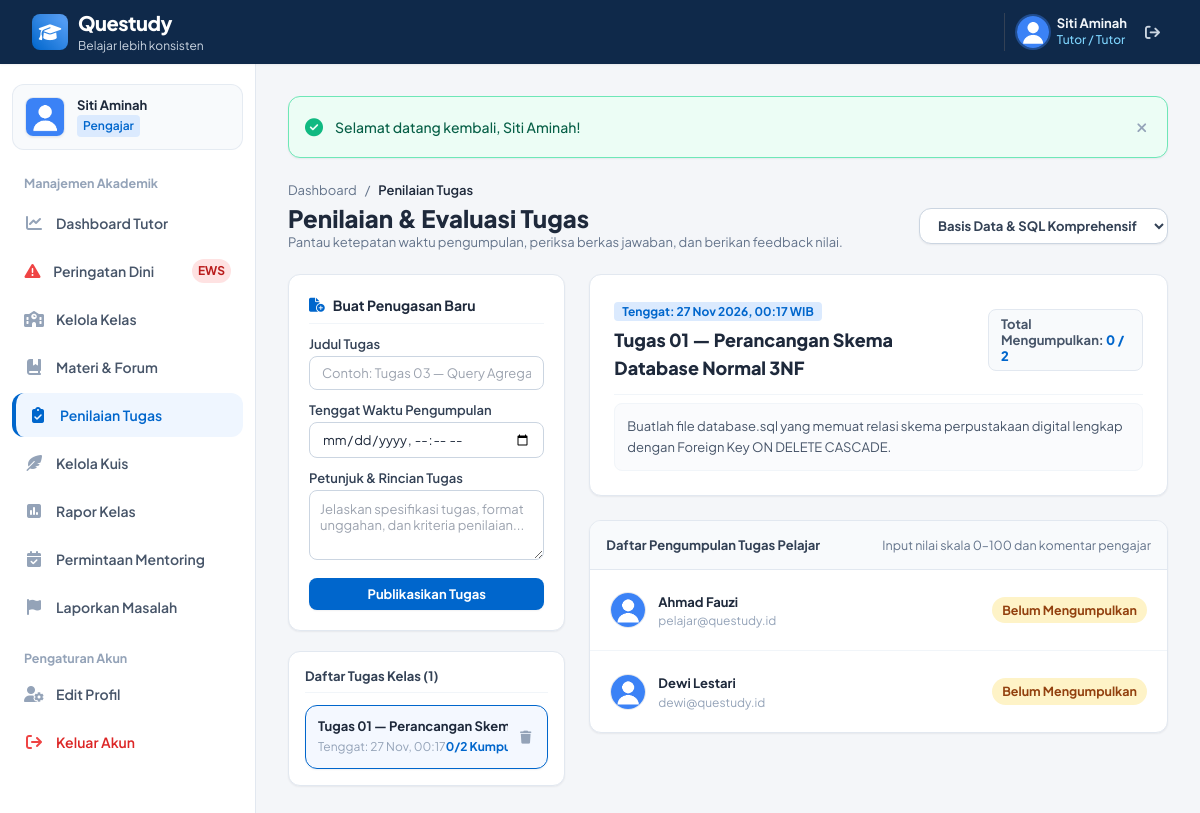
/pengajar/tugas.php (signed in), run on the app's committed database.
### tables this page shows
CREATE TABLE `tugas` (
  `id_tugas` INT AUTO_INCREMENT PRIMARY KEY,
  `id_kelas` INT NOT NULL,
  `judul` VARCHAR(200) NOT NULL,
  `petunjuk` TEXT NOT NULL,
  `tenggat_waktu` DATETIME NOT NULL,
  `created_at` TIMESTAMP DEFAULT CURRENT_TIMESTAMP,
  CONSTRAINT `fk_tugas_kelas` FOREIGN KEY (`id_kelas`) REFERENCES `kelas` (`id_kelas`) ON DELETE CASCADE
);

CREATE TABLE `users` (
  `id_user` INT AUTO_INCREMENT PRIMARY KEY,
  `nama` VARCHAR(100) NOT NULL,
  `email` VARCHAR(100) NOT NULL UNIQUE,
  `password` VARCHAR(255) NOT NULL,
  `role` ENUM('admin','pengajar','pelajar') NOT NULL,
  `status_akun` ENUM('aktif','nonaktif','pending') DEFAULT 'aktif',
  `keahlian` VARCHAR(255) NULL,
  `deskripsi_tutor` TEXT NULL,
  `portofolio_url` VARCHAR(255) NULL,
  `foto_profil` VARCHAR(255) DEFAULT 'default.png',
  `xp` INT DEFAULT 0,
  `level` INT DEFAULT 1,
  `streak_harian` INT DEFAULT 1,
  `last_login` DATETIME NULL,
  `created_at` TIMESTAMP DEFAULT CURRENT_TIMESTAMP
);

### config/koneksi.php (called while the page is built, shortened)
<?php
function base_url($path = '') {
    $docRoot = str_replace('\\', '/', $_SERVER['DOCUMENT_ROOT'] ?? '');
    $projectDir = str_replace('\\', '/', dirname(__DIR__));
    $relPath = str_replace($docRoot, '', $projectDir);
    $base = '/' . trim($relPath, '/');
    if ($base === '/') {
        $base = '';
    }
    $path = ltrim($path, '/');
    return ($base ? $base . '/' : '/') . $path;
}
function e($string) {
    return htmlspecialchars((string)($string ?? ''), ENT_QUOTES, 'UTF-8');
}

### pengajar/tugas.php (the view, shortened to what this page needs)
<?php
require_once BASE_PATH . '/config/koneksi.php';
$userId = $_SESSION['id_user'];
$idKelas = isset($_GET['id_kelas']) ? (int)$_GET['id_kelas'] : 0;
$idTugasAktif = isset($_GET['id']) ? (int)$_GET['id'] : 0;
$stmtK = $conn->prepare("SELECT id_kelas, nama_kelas, kode_kelas FROM kelas WHERE id_pengajar = ? ORDER BY nama_kelas ASC");
$stmtK->execute([$userId]);
$myClasses = $stmtK->fetchAll();
if ($idKelas === 0 && !empty($myClasses)) {
    $idKelas = (int)$myClasses[0]['id_kelas'];
}
$tugasList = [];
if ($idKelas > 0) {
    $stmtT = $conn->prepare("
        SELECT t.*,
            (SELECT COUNT(*) FROM pengumpulan_tugas pt WHERE pt.id_tugas = t.id_tugas) AS total_dikumpul,
            (SELECT COUNT(*) FROM anggota_kelas ak WHERE ak.id_kelas = t.id_kelas) AS total_mahasiswa
        FROM tugas t
        WHERE t.id_kelas = ?
        ORDER BY t.tenggat_waktu ASC
    ");
    $stmtT->execute([$idKelas]);
    $tugasList = $stmtT->fetchAll();
}
$tugasAktif = null;
$pengumpulanList = [];
if (!empty($tugasList)) {
    if (!$tugasAktif) {
        $tugasAktif = $tugasList[0];
        $idTugasAktif = $tugasAktif['id_tugas'];
    }
    $stmtKumpul = $conn->prepare("
        SELECT u.id_user, u.nama, u.email, u.foto_profil,
               pt.id_kumpul, pt.jawaban_teks, pt.file_jawaban, pt.waktu_kumpul, pt.status AS status_kumpul, pt.nilai, pt.komentar_pengajar
        FROM anggota_kelas ak
        JOIN users u ON ak.id_pelajar = u.id_user
        LEFT JOIN pengumpulan_tugas pt ON pt.id_tugas = ? AND pt.id_pelajar = u.id_user
        WHERE ak.id_kelas = ?
        ORDER BY pt.waktu_kumpul DESC, u.nama ASC
    ");
    $stmtKumpul->execute([$idTugasAktif, $idKelas]);
    $pengumpulanList = $stmtKumpul->fetchAll();
}
require_once BASE_PATH . '/includes/layout_header.php';
?>
<div class="space-y-1 mb-6">
    <div class="flex items-center gap-2 text-xs text-slate-500">
        <a href="<?= base_url('pengajar/dashboard.php'); ?>" class="hover:text-[#0066CC]">Dashboard</a>
        <span>/</span>
        <span class="text-slate-800 font-semibold">Penilaian Tugas</span>
    </div>
    <div class="flex flex-col sm:flex-row sm:items-center sm:justify-between gap-3">
        <div>
            <h1 class="text-2xl font-extrabold text-slate-800">Penilaian & Evaluasi Tugas</h1>
            <p class="text-xs text-slate-500">Pantau ketepatan waktu pengumpulan, periksa berkas jawaban, dan berikan feedback nilai.</p>
        </div>
        <div>
            <form action="" method="GET" class="flex items-center gap-2">
                <select name="id_kelas" onchange="this.form.submit()" class="px-3.5 py-2 text-xs font-bold rounded-xl border border-slate-300 bg-white text-slate-700 focus:outline-none focus:ring-2 focus:ring-[#0066CC] shadow-sm">
                    <?php foreach ($myClasses as $mc): ?>
                        <option value="<?= $mc['id_kelas']; ?>" <?= ($idKelas === $mc['id_kelas']) ? 'selected' : ''; ?>>
                            <?= e($mc['nama_kelas']); ?>
                        </option>
                    <?php endforeach; ?>
                </select>
            </form>
        </div>
    </div>
</div>
<div class="grid grid-cols-1 lg:grid-cols-3 gap-6">
    <div class="space-y-5">
        <div class="bg-white rounded-xl border border-[#E2E8F0] p-5 shadow-sm space-y-3">
            <h3 class="text-sm font-bold text-slate-800 pb-2 border-b border-slate-100 flex items-center gap-2">
                <i class="fa-solid fa-file-circle-plus text-[#0066CC]"></i>
                <span>Buat Penugasan Baru</span>
            </h3>
            <form action="" method="POST" class="space-y-3">
                <div>
                    <label class="block text-xs font-semibold text-slate-700 mb-1">Judul Tugas</label>
                    <input type="text" name="judul" required placeholder="Contoh: Tugas 03 — Query Agregasi & Join" class="w-full px-3 py-2 text-xs rounded-lg border border-slate-300 focus:outline-none focus:ring-2 focus:ring-[#0066CC] transition">
                </div>
                <div>
                    <label class="block text-xs font-semibold text-slate-700 mb-1">Tenggat Waktu Pengumpulan</label>
                    <input type="datetime-local" name="tenggat_waktu" required class="w-full px-3 py-2 text-xs rounded-lg border border-slate-300 focus:outline-none focus:ring-2 focus:ring-[#0066CC] transition">
                </div>
                <div>
                    <label class="block text-xs font-semibold text-slate-700 mb-1">Petunjuk & Rincian Tugas</label>
                    <textarea name="petunjuk" rows="3" required placeholder="Jelaskan spesifikasi tugas, format unggahan, dan kriteria penilaian..." class="w-full p-2.5 text-xs rounded-lg border border-slate-300 focus:outline-none focus:ring-2 focus:ring-[#0066CC] transition"></textarea>
                </div>
                <button type="submit" class="w-full py-2 px-3 rounded-lg bg-[#0066CC] hover:bg-[#0052A3] text-white text-xs font-bold transition shadow-sm">
                    Publikasikan Tugas
                </button>
            </form>
        </div>
        <div class="bg-white rounded-xl border border-[#E2E8F0] p-4 shadow-sm space-y-3">
            <h4 class="text-xs font-bold text-slate-700 uppercase tracking-wider pb-2 border-b border-slate-100">
                Daftar Tugas Kelas (<?= count($tugasList); ?>)
            </h4>
            <?php if (empty($tugasList)): ?>
                <p class="text-xs text-slate-400 py-4 text-center">Belum ada tugas di kelas ini.</p>
            <?php else: ?>
                <div class="space-y-2">
                    <?php foreach ($tugasList as $t): ?>
                        <?php $isAct = ($tugasAktif && $tugasAktif['id_tugas'] === $t['id_tugas']); ?>
                        <div class="p-3 rounded-xl border transition flex items-center justify-between gap-2 <?= $isAct ? 'border-[#0066CC] bg-blue-50/70 shadow-sm' : 'border-slate-100 bg-slate-50/60 hover:bg-slate-50'; ?>">
                            <a href="<?= base_url('pengajar/tugas.php?id_kelas=' . $idKelas . '&id=' . $t['id_tugas']); ?>" class="flex-1 truncate">
                                <h5 class="text-xs font-bold text-slate-800 line-clamp-1"><?= e($t['judul']); ?></h5>
                                <div class="text-[10px] text-slate-400 mt-1 flex items-center justify-between">
                                    <span>Tenggat: <?= date('d M, H:i', strtotime($t['tenggat_waktu'])); ?></span>
                                    <span class="font-bold text-[#0066CC]"><?= (int)$t['total_dikumpul']; ?>/<?= (int)$t['total_mahasiswa']; ?> Kumpul</span>
                                </div>
                            </a>
                            <form action="" method="POST" onsubmit="return confirm('Hapus tugas ini beserta seluruh pengumpulan pelajar?');">
                                <button type="submit" class="text-slate-400 hover:text-red-500 p-1">
                                    <i class="fa-solid fa-trash text-xs"></i>
                                </button>
                            </form>
                        </div>
                    <?php endforeach; ?>
                </div>
            <?php endif; ?>
        </div>
    </div>
    <div class="lg:col-span-2 space-y-6">
        <?php if (!$tugasAktif): ?>
            <div class="bg-white rounded-xl border border-[#E2E8F0] p-12 text-center shadow-sm">
                <i class="fa-solid fa-clipboard-check text-4xl text-slate-300 mb-3 block"></i>
                <h3 class="text-base font-bold text-slate-700">Pilih Tugas untuk Dinilai</h3>
                <p class="text-xs text-slate-400 mt-1">Pilih salah satu tugas di samping untuk memeriksa pengumpulan pelajar dan menginput nilai.</p>
            </div>
        <?php else: ?>
            <div class="bg-white rounded-xl border border-[#E2E8F0] p-6 shadow-sm space-y-2">
                <div class="flex flex-col sm:flex-row sm:items-center justify-between gap-2 pb-3 border-b border-slate-100">
                    <div>
                        <span class="text-[10px] font-bold px-2 py-0.5 rounded bg-blue-100 text-[#0066CC]">
                            Tenggat: <?= date('d M Y, H:i', strtotime($tugasAktif['tenggat_waktu'])); ?> WIB
                        </span>
                        <h2 class="text-lg font-extrabold text-slate-800 mt-1"><?= e($tugasAktif['judul']); ?></h2>
                    </div>
                    <div class="text-xs font-bold text-slate-600 bg-slate-50 px-3 py-1.5 rounded-lg border border-slate-200">
                        Total Mengumpulkan: <span class="text-[#0066CC] font-black"><?= (int)$tugasAktif['total_dikumpul']; ?> / <?= (int)$tugasAktif['total_mahasiswa']; ?></span>
                    </div>
                </div>
                <p class="text-xs text-slate-600 leading-relaxed bg-slate-50/70 p-3 rounded-lg border border-slate-100 whitespace-pre-line"><?= e($tugasAktif['petunjuk']); ?></p>
            </div>
            <div class="bg-white rounded-xl border border-[#E2E8F0] shadow-sm overflow-hidden">
                <div class="p-4 bg-slate-50 border-b border-slate-200 font-bold text-xs text-slate-700 flex items-center justify-between">
                    <span>Daftar Pengumpulan Tugas Pelajar</span>
                    <span class="text-[11px] text-slate-500 font-normal">Input nilai skala 0–100 dan komentar pengajar</span>
                </div>
                <?php if (empty($pengumpulanList)): ?>
                    <p class="text-xs text-slate-400 p-8 text-center italic">Tidak ada pelajar terdaftar di kelas ini.</p>
                <?php else: ?>
                    <div class="divide-y divide-slate-100">
                        <?php foreach ($pengumpulanList as $row): ?>
                            <?php
                                $sudahKumpul = !empty($row['status_kumpul']);
                                $isTerlambat = ($row['status_kumpul'] === 'terlambat');
                            ?>
                            <div class="p-5 hover:bg-slate-50/50 transition space-y-3">
                                <div class="flex flex-col sm:flex-row sm:items-center justify-between gap-3">
                                    <div class="flex items-center gap-3">
                                        <img src="<?= base_url('uploads/profil/' . e($row['foto_profil'])); ?>" class="w-9 h-9 rounded-full object-cover border" onerror="this.src='https://ui-avatars.com/api/?name=<?= urlencode($row['nama']); ?>&background=0066CC&color=fff';">
                                        <div>
                                            <span class="text-xs font-bold text-slate-800"><?= e($row['nama']); ?></span>
                                            <span class="text-[10px] text-slate-400 block"><?= e($row['email']); ?></span>
                                        </div>
                                    </div>
                                    <div class="flex items-center gap-2">
                                        <?php if ($sudahKumpul): ?>
                                            <span class="px-2.5 py-1 rounded-full text-[11px] font-bold <?= $isTerlambat ? 'bg-red-100 text-red-700' : 'bg-emerald-100 text-emerald-800'; ?>">
                                                <?= $isTerlambat ? 'Terlambat' : 'Tepat Waktu'; ?>
                                            </span>
                                            <span class="text-[10px] text-slate-400">
                                                (<?= date('d M, H:i', strtotime($row['waktu_kumpul'])); ?>)
                                            </span>
                                        <?php else: ?>
                                            <span class="px-2.5 py-1 rounded-full text-[11px] font-bold bg-amber-100 text-amber-800">
                                                Belum Mengumpulkan
                                            </span>
                                        <?php endif; ?>
                                    </div>
                                </div>
                            </div>
                        <?php endforeach; ?>
                    </div>
                <?php endif; ?>
            </div>
        <?php endif; ?>
    </div>
</div>
<?php require_once BASE_PATH . '/includes/layout_footer.php'; ?>

### includes/layout_header.php (style rules this page uses)
body { font-family: 'Plus Jakarta Sans', Inter, sans-serif; background-color: #F4F6F9; }
body { font-size: 15px; line-height: 1.6; }
.text-\[10px\] { font-size: 12px !important; }
.text-\[11px\] { font-size: 12.5px !important; }
.text-xs { font-size: 13px !important; line-height: 1.5; }
.uppercase { text-transform: none !important; letter-spacing: normal !important; }
.tracking-wider, .tracking-wide { letter-spacing: normal !important; }
.shadow-sm, .shadow-md, .shadow-lg, .shadow-xl, .shadow-2xl { box-shadow: 0 1px 2px rgba(15, 23, 42, 0.06) !important; }

### data on the page
tugas: judul "Tugas 01 — Perancangan Sk…", tenggat_waktu "27 Nov, 00:17", total_dikumpul "0", total_mahasiswa "2", tenggat_waktu "27 Nov 2026, 00:17", judul "Tugas 01 — Perancangan Skema Database Normal 3NF", petunjuk "Buatlah file database.sql yang memuat relasi skema perpustakaan digital lengkap dengan Foreign Key ON DELETE CASCADE."
users: foto_profil (placeholder picture), nama "Ahmad Fauzi", email "pelajar@questudy.id"
users: foto_profil (placeholder picture), nama "Dewi Lestari", email "dewi@questudy.id"

### other printed values
$user_nama "Siti Aminah"
$user_role "Pengajar"
$flash['message'] "Selamat datang kembali, Siti Aminah!"
count($tugasList) "1"
$tugasAktif['total_dikumpul'] "0"
$tugasAktif['total_mahasiswa'] "2"
form field id_kelas "Basis Data & SQL Komprehensif"
